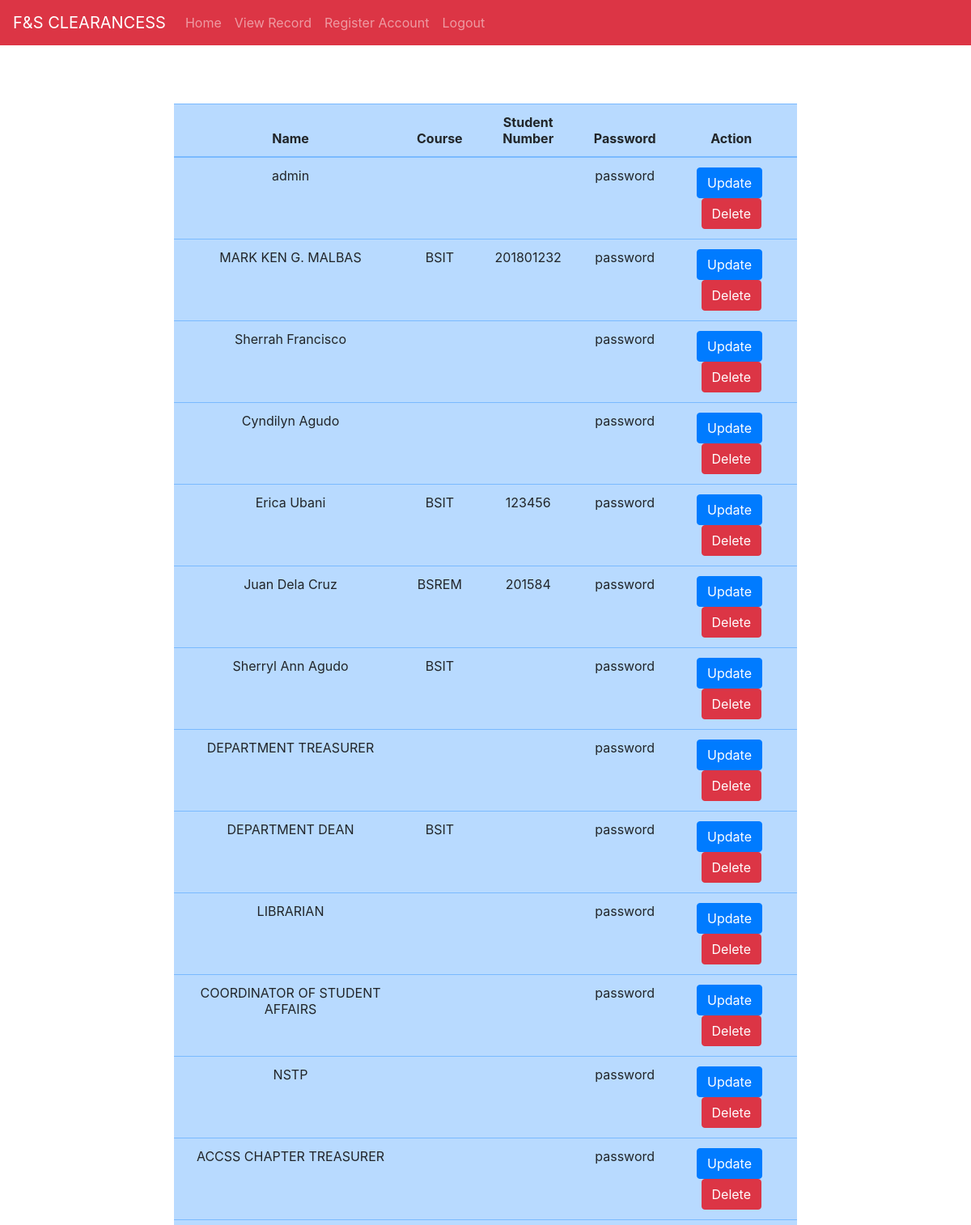
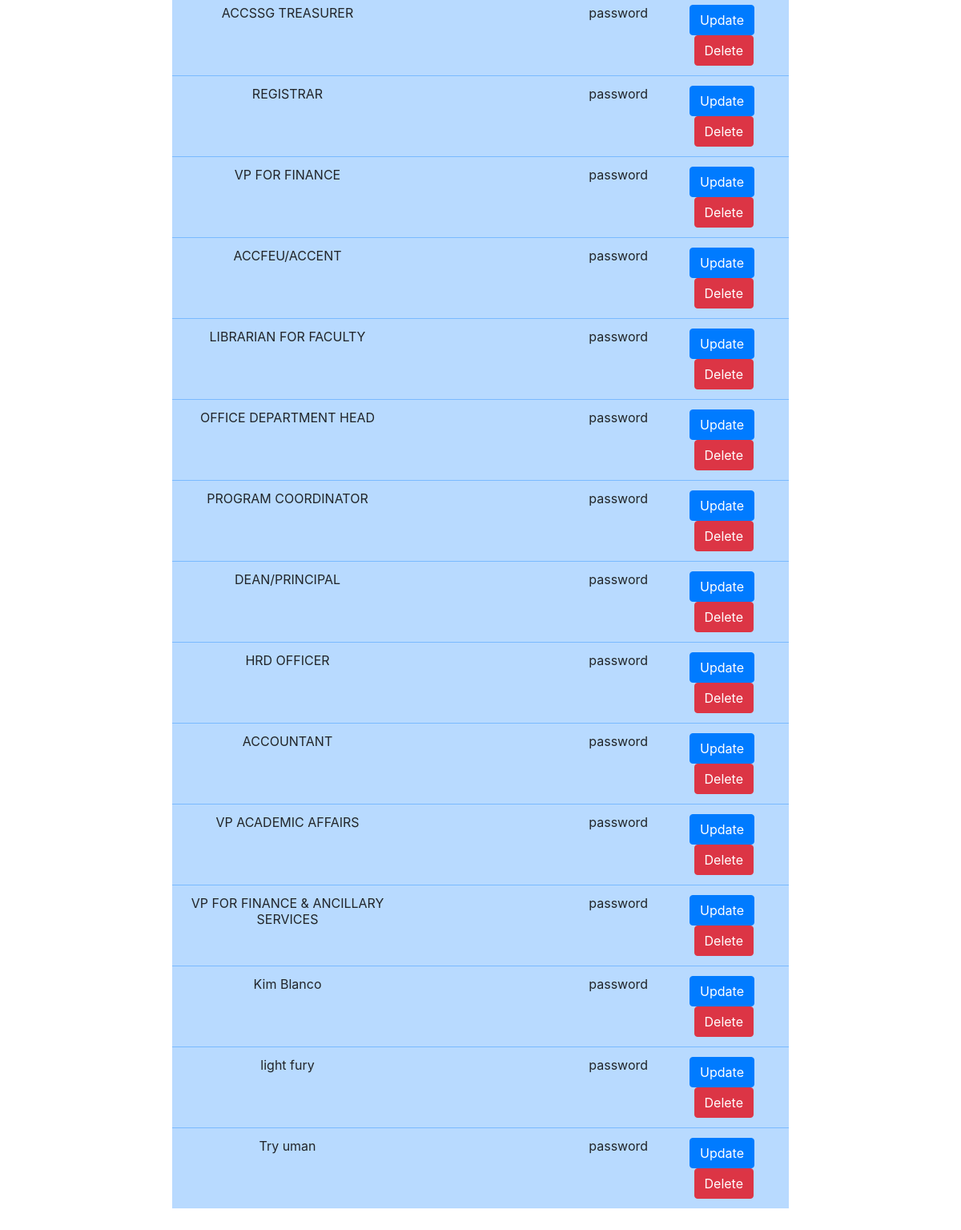
The page /admin/viewrecord.php on the database its author committed (2 pictures, top to bottom).
### tables this page shows
CREATE TABLE `mytbl` (
  `id` int(11) NOT NULL,
  `name` varchar(255) NOT NULL,
  `course` varchar(255) NOT NULL,
  `year_level` varchar(255) NOT NULL,
  `student_number` varchar(255) NOT NULL,
  `teachers_number` varchar(255) NOT NULL,
  `password` varchar(255) NOT NULL,
  `account_type` int(255) NOT NULL,
  `signatory_type` int(255) NOT NULL
);

### admin/retriever.php (the view, shortened to what this page needs)
<?php
$retireve_query = mysqli_query($connections, "SELECT * FROM mytbl");
while($row_users = mysqli_fetch_assoc($retireve_query)){
    $db_password = $row_users["password"];
}
?>
<br>
<br>
<br>
<center>
<div class="container col-8">
<table border="0" class="table table-primary">
    <thead>
    <tr class="text-center">
        <th>Name</th>
        <th>Course</th>
        <th>Student Number</th>
        <th>Password</th>
        <th>Action</th>
    </thead>
    <tbody>
<?php
   $view_query = mysqli_query($connections, "SELECT * FROM mytbl");
   while($row =mysqli_fetch_assoc($view_query)){
    $db_name =$row["name"];
    $db_course =$row["course"];
     $db_student_number =$row["student_number"];
     echo "<tr class='text-center'>
             <td>$db_name</td>
             <td>$db_course</td>
             <td>$db_student_number</td>
             <td>$db_password</td>
             <td>
             <a href=''  class='btn btn-primary'>Update</a>&nbsp;
             <a href='' class='btn btn-danger'>Delete</a>
             </td>
            </tr>";
 }
?>
</tbody>
</table>
</div>
</center>
<br>
<br>
<br>
<br>

### admin/header.php (shortened to what this page needs)
<!DOCTYPE html>
<html lang="en">
<head>
    <link rel="stylesheet" href="https://maxcdn.bootstrapcdn.com/bootstrap/4.5.2/css/bootstrap.min.css">
    <link rel="stylesheet" href="label.css">
</head>
<body>

### admin/nav.php
<nav class="navbar navbar-expand-sm bg-danger navbar-dark">
  <a class="navbar-brand">F&S CLEARANCESS</a>
    <ul class="navbar-nav">
  <li class="nav-item">
      <a class="nav-link" href="index.php">Home</a>
    </li>
    <li class="nav-item">
      <a class="nav-link" href="viewrecord.php">View Record</a>
    </li>
    <li class="nav-item">
      <a class="nav-link" href="register.php">Register Account</a>
    </li>
    <li class="nav-item">
      <a class="nav-link" href="../login.php">Logout</a>
    </li>
  </ul>
</nav>

### admin/viewrecord.php (shortened to what this page needs)
<?php
include("../connection.php");
include("header.php");
include("Nav.php");
?>
<div id="retriever">
<?php
include("retriever.php");
?>
</div>

### rows shown on the page
mytbl: name "admin"
mytbl: password "password", name "Try uman"
mytbl: name "MARK KEN G. MALBAS", course "BSIT", student_number "201801232"
mytbl: name "Sherrah Francisco"
mytbl: name "Cyndilyn Agudo"
mytbl: name "Erica Ubani", course "BSIT", student_number "123456"
mytbl: name "Juan Dela Cruz", course "BSREM", student_number "201584"
mytbl: name "Sherryl Ann Agudo", course "BSIT"
mytbl: name "DEPARTMENT TREASURER"
mytbl: name "DEPARTMENT DEAN", course "BSIT"
mytbl: name "LIBRARIAN"
mytbl: name "COORDINATOR OF STUDENT AFFAIRS"
mytbl: name "NSTP"
mytbl: name "ACCSS CHAPTER TREASURER"
mytbl: name "ACCSSG TREASURER"
mytbl: name "REGISTRAR"
mytbl: name "VP FOR FINANCE"
mytbl: name "ACCFEU/ACCENT"
mytbl: name "LIBRARIAN FOR FACULTY"
mytbl: name "OFFICE DEPARTMENT HEAD"
mytbl: name "PROGRAM COORDINATOR"
mytbl: name "DEAN/PRINCIPAL"
mytbl: name "HRD OFFICER"
mytbl: name "ACCOUNTANT"
mytbl: name "VP ACADEMIC AFFAIRS"
mytbl: name "VP FOR FINANCE & ANCILLARY SERVICES"
mytbl: name "Kim Blanco"
mytbl: name "light fury"
